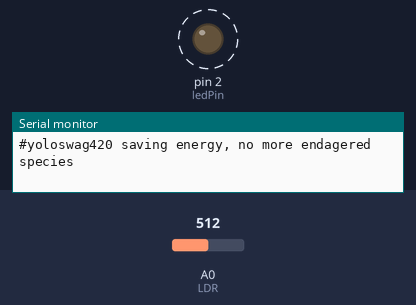
Bench run of a sketch on a simulated Arduino Uno, built with avr-gcc and run on an emulated ATmega328P. Shown: output pins drawn as LEDs (lit = HIGH), the last lines printed to the serial monitor. Dashed ring = blinking. The test bench sets the inputs (shaded band); at power-on: A0 (LDR) = 512. Random numbers use the default seed unless the sketch sets one.

Above: at 2.3 s.
2.4 s: A0 (LDR) set to 122
5.9 s: A0 (LDR) set to 2
9.4 s: A0 (LDR) set to 0
At 10.4 s:
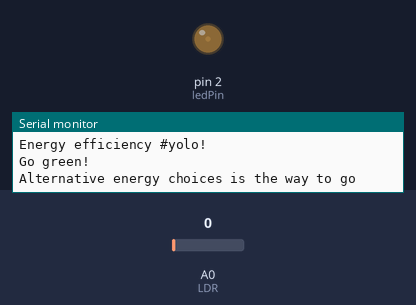
11.5 s: A0 (LDR) set to 306
At 12.76 s:
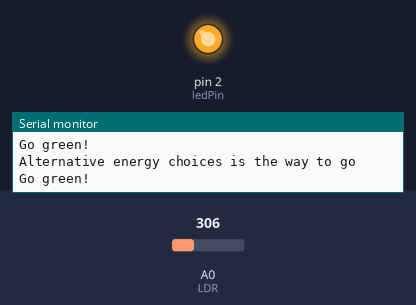
Timing chart, 0 to 16.2 s (numbered marks = the images above; inputs shaded):
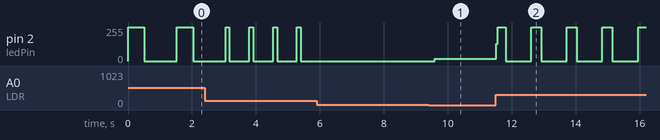

Measured:
- the behaviour switches between 1 and 0 on A0 (LDR) (found by bisection; images 0 and 1)
- after the input at 9.4 s, pin 2 (ledPin): 0/255 → 16/255 after 0.20 s
- after the input at 11.5 s, pin 2 (ledPin): 16/255 → 129/255 at once, then moves between 0/255 and 255/255, repeating every 1.1 s
- by itself, pin 2 (ledPin): alternates 255/255 for 0.12 s and 0/255 for 0.62 s

The sketch:

sensor.ino
```cpp
int LDR = 0;       // select the input pin for the LDR
int ledPin = 2;   // select the pin for the LED
int val = 0;       // variable to store the value coming from the sensor

long i;

void setup() {
  Serial.begin(9600);
  pinMode(LDR, INPUT);       // declare the LDR as an INPUT
  pinMode(ledPin, OUTPUT);  // declare the ledPin as an OUTPUT
}
void loop() {
  val = analogRead(LDR);       // read the value from the sensor
  digitalWrite(ledPin, 1);  // turn the ledPin on
  delay(val);                  // stop the program for some time
  digitalWrite(ledPin, 0);   // turn the ledPin off
  delay(val);                  // stop the program for some time

  if(val > 0){
  i = random(9);
    digitalWrite(5, 1);
    digitalWrite(6, 1);
    digitalWrite(7, 1);
    digitalWrite(8, 1);
    if(i == 0){
      Serial.println("Energy efficiency #yolo!");
      delay(500);
    }
    else if(i == 1){
      Serial.println("Awesome, green energy!");
      delay(500);
    }
    else if(i == 2){
      Serial.println("Your room is consuming low energy!");
      delay(500);
    }
    else if(i == 3){
      Serial.println("Low energy consumption #treehugger");
      delay(500);
    }
    else if(i == 4){
      Serial.println("#yoloswag420 saving energy, no more endagered species");
      delay(500);
    }
    else if(i == 5){
      Serial.println("Protecting planet Earth!!!");
      delay(500);
    }
    else if(i == 6){
      Serial.println("Alternative energy choices is the way to go");
      delay(500);
    }
    else if(i == 7){
      Serial.println("Everyday is Earth day!");
      delay(500);
    }
    else if(i == 8){
      Serial.println("Go green!");
      delay(500);
    }
    else if(i == 9){
      Serial.println("Energry conservation, be smart about your electricity!");
      delay(500);
    }
    digitalWrite(5, 0);
    digitalWrite(6, 0);
    digitalWrite(7, 0);
    digitalWrite(8, 0);
  }
}
```
